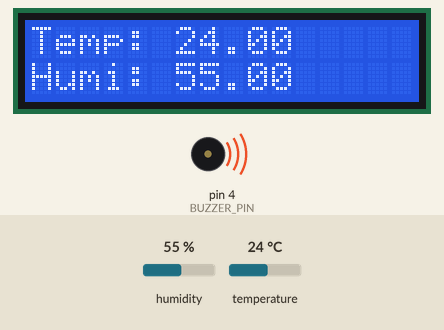
Recording of a sketch running on a simulated Arduino Uno, built with avr-gcc and run on an emulated ATmega328P. On the bench: 16×2 character LCD, buzzer (waves = sounding, pin HIGH). The test bench sets the inputs (shaded band); at power-on: temperature 24 °C, humidity 55 %.

Above: at 1.2 s.
1.3 s: temperature set to 22 °C
At 2.6 s:
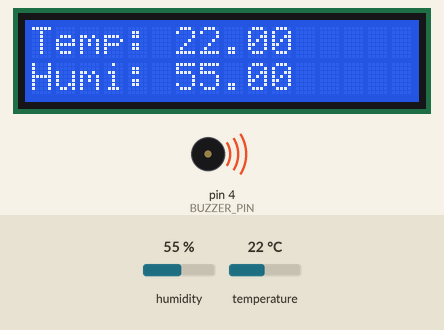
2.9 s: temperature set to 19 °C
At 3.5 s:
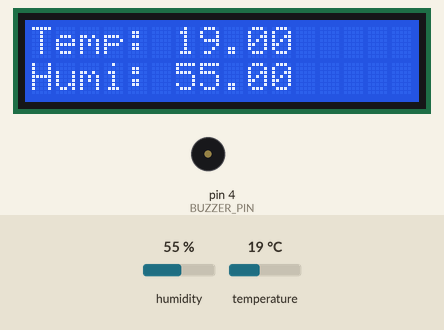
4.5 s: humidity set to 22 %
At 5.6 s:
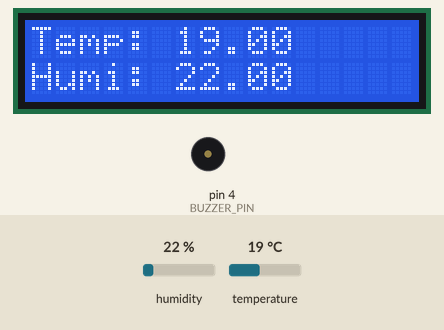
6.1 s: humidity set to 40 %
At 6.6 s:
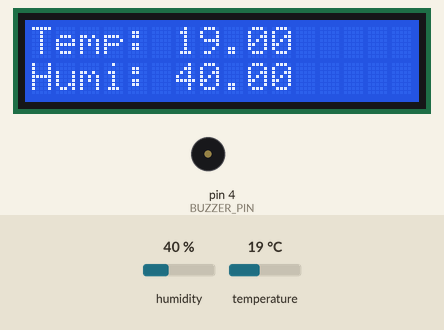
Timing chart, 0 to 8.7 s (numbered marks = the images above; inputs shaded):
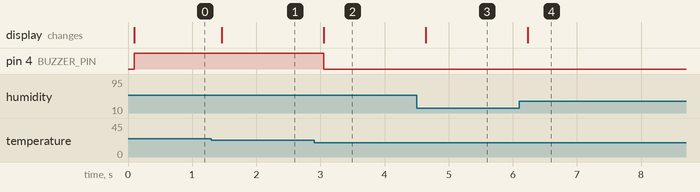

The sketch:

Temperature_Sensor_cutoff.ino
```cpp
#include <DFRobot_DHT11.h>
#include <LiquidCrystal.h>
#define DHT11_PIN A3
#define BUZZER_PIN 4  // Adjust the pin number based on your buzzer configuration

const int rs = 5, en = 3, d4 = 2, d5 = 16, d6 = 15, d7 = 14;
LiquidCrystal lcd(rs, en, d4, d5, d6, d7);  // Adjust the pin numbers based on your LCD configuration


DFRobot_DHT11 DHT;
void setup() {
  Serial.begin(9600);
  lcd.begin(16, 2);
  lcd.clear();
  lcd.setCursor(0, 0);
  lcd.print("Temp:");

  lcd.setCursor(0, 1);
  lcd.print("Humi:");

  pinMode(BUZZER_PIN, OUTPUT);
}

void loop() {

  DHT.read(DHT11_PIN);
  float temperature = DHT.temperature;
  float humidity = DHT.humidity;


  lcd.setCursor(6, 0);
  lcd.print(temperature);
  lcd.setCursor(6, 1);
  lcd.print(humidity);

  // Check if the temperature is greater than 20 degrees Celsius
  if (temperature > 20.0) {
    // Turn on the buzzer
    digitalWrite(BUZZER_PIN, HIGH);
  } else {
    // Turn off the buzzer
    digitalWrite(BUZZER_PIN, LOW);
  }

  delay(200);
}
```

Measured:
- the behaviour switches between 21 and 20 °C on temperature (found by bisection; images 1 and 2)
- after the input at 1.3 s, the display: changes after 0.16 s (image 1)
- after the input at 2.9 s, pin 4 (BUZZER_PIN): HIGH → LOW after 0.15 s; the display: changes after 0.15 s (image 2)
- after the input at 4.5 s, the display: changes after 0.14 s (image 3)
- after the input at 6.1 s, the display: changes after 0.14 s (image 4)
